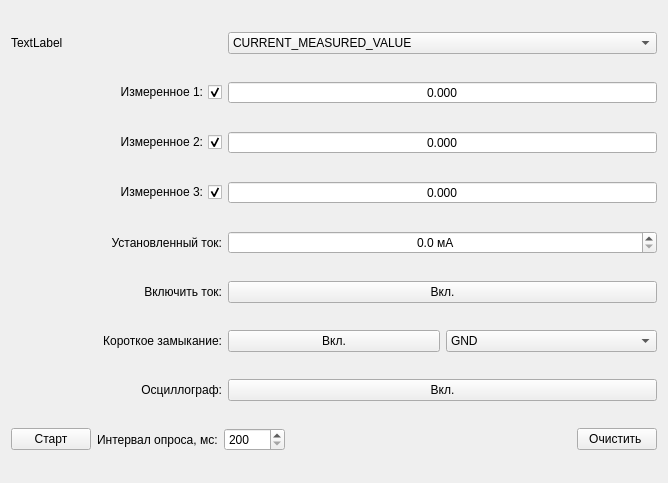
<?xml version="1.0" encoding="UTF-8"?>
<ui version="4.0">
 <class>Measurements</class>
 <widget class="QWidget" name="Measurements">
  <property name="geometry">
   <rect>
    <x>0</x>
    <y>0</y>
    <width>668</width>
    <height>483</height>
   </rect>
  </property>
  <property name="windowTitle">
   <string>Form</string>
  </property>
  <layout class="QGridLayout" name="gridLayout">
   <item row="1" column="1" colspan="2">
    <widget class="QDoubleSpinBox" name="dsbVoltage_1">
     <property name="alignment">
      <set>Qt::AlignCenter</set>
     </property>
     <property name="readOnly">
      <bool>true</bool>
     </property>
     <property name="buttonSymbols">
      <enum>QAbstractSpinBox::NoButtons</enum>
     </property>
     <property name="suffix">
      <string/>
     </property>
     <property name="decimals">
      <number>3</number>
     </property>
     <property name="minimum">
      <double>-9999.000000000000000</double>
     </property>
     <property name="maximum">
      <double>9999.000000000000000</double>
     </property>
     <property name="value">
      <double>0.000000000000000</double>
     </property>
    </widget>
   </item>
   <item row="0" column="0">
    <widget class="QLabel" name="label_9">
     <property name="text">
      <string>TextLabel</string>
     </property>
    </widget>
   </item>
   <item row="3" column="0">
    <widget class="QCheckBox" name="chbx_3">
     <property name="layoutDirection">
      <enum>Qt::RightToLeft</enum>
     </property>
     <property name="autoFillBackground">
      <bool>false</bool>
     </property>
     <property name="text">
      <string>Измеренное 3:</string>
     </property>
     <property name="checked">
      <bool>true</bool>
     </property>
    </widget>
   </item>
   <item row="3" column="1" colspan="2">
    <widget class="QDoubleSpinBox" name="dsbVoltage_3">
     <property name="alignment">
      <set>Qt::AlignCenter</set>
     </property>
     <property name="readOnly">
      <bool>true</bool>
     </property>
     <property name="buttonSymbols">
      <enum>QAbstractSpinBox::NoButtons</enum>
     </property>
     <property name="suffix">
      <string/>
     </property>
     <property name="decimals">
      <number>3</number>
     </property>
     <property name="minimum">
      <double>-9999.000000000000000</double>
     </property>
     <property name="maximum">
      <double>9999.000000000000000</double>
     </property>
     <property name="singleStep">
      <double>1.000000000000000</double>
     </property>
    </widget>
   </item>
   <item row="1" column="0">
    <widget class="QCheckBox" name="chbx_1">
     <property name="layoutDirection">
      <enum>Qt::RightToLeft</enum>
     </property>
     <property name="autoFillBackground">
      <bool>false</bool>
     </property>
     <property name="text">
      <string>Измеренное 1:</string>
     </property>
     <property name="checked">
      <bool>true</bool>
     </property>
    </widget>
   </item>
   <item row="9" column="0">
    <widget class="QLabel" name="label_6">
     <property name="text">
      <string>Короткое замыкание:</string>
     </property>
     <property name="alignment">
      <set>Qt::AlignRight|Qt::AlignTrailing|Qt::AlignVCenter</set>
     </property>
    </widget>
   </item>
   <item row="10" column="0">
    <widget class="QLabel" name="label_7">
     <property name="text">
      <string>Осциллограф:</string>
     </property>
     <property name="alignment">
      <set>Qt::AlignRight|Qt::AlignTrailing|Qt::AlignVCenter</set>
     </property>
    </widget>
   </item>
   <item row="2" column="0">
    <widget class="QCheckBox" name="chbx_2">
     <property name="layoutDirection">
      <enum>Qt::RightToLeft</enum>
     </property>
     <property name="autoFillBackground">
      <bool>false</bool>
     </property>
     <property name="text">
      <string>Измеренное 2:</string>
     </property>
     <property name="checked">
      <bool>true</bool>
     </property>
    </widget>
   </item>
   <item row="8" column="1" colspan="2">
    <widget class="QPushButton" name="pbCurrent_1">
     <property name="text">
      <string>Вкл.</string>
     </property>
     <property name="checkable">
      <bool>true</bool>
     </property>
    </widget>
   </item>
   <item row="9" column="1">
    <widget class="QPushButton" name="pbShort_1">
     <property name="text">
      <string>Вкл.</string>
     </property>
     <property name="checkable">
      <bool>true</bool>
     </property>
    </widget>
   </item>
   <item row="10" column="1" colspan="2">
    <widget class="QPushButton" name="pbOsc_1">
     <property name="text">
      <string>Вкл.</string>
     </property>
     <property name="checkable">
      <bool>true</bool>
     </property>
    </widget>
   </item>
   <item row="7" column="1" colspan="2">
    <widget class="QDoubleSpinBox" name="dsbSetCurrent_1">
     <property name="alignment">
      <set>Qt::AlignCenter</set>
     </property>
     <property name="suffix">
      <string> мA</string>
     </property>
     <property name="decimals">
      <number>1</number>
     </property>
     <property name="maximum">
      <double>4000.000000000000000</double>
     </property>
     <property name="singleStep">
      <double>1.000000000000000</double>
     </property>
    </widget>
   </item>
   <item row="9" column="2">
    <widget class="QComboBox" name="cbxSt">
     <item>
      <property name="text">
       <string>GND</string>
      </property>
     </item>
     <item>
      <property name="text">
       <string>SHUNT</string>
      </property>
     </item>
     <item>
      <property name="text">
       <string>GND_AND_SHUNT</string>
      </property>
     </item>
    </widget>
   </item>
   <item row="7" column="0">
    <widget class="QLabel" name="label_3">
     <property name="text">
      <string>Установленный ток:</string>
     </property>
     <property name="alignment">
      <set>Qt::AlignRight|Qt::AlignTrailing|Qt::AlignVCenter</set>
     </property>
    </widget>
   </item>
   <item row="8" column="0">
    <widget class="QLabel" name="label_5">
     <property name="text">
      <string>Включить ток:</string>
     </property>
     <property name="alignment">
      <set>Qt::AlignRight|Qt::AlignTrailing|Qt::AlignVCenter</set>
     </property>
    </widget>
   </item>
   <item row="0" column="1" colspan="2">
    <widget class="QComboBox" name="cbxValType">
     <item>
      <property name="text">
       <string>CURRENT_MEASURED_VALUE</string>
      </property>
     </item>
     <item>
      <property name="text">
       <string>VALUE_TRIP_CURRENT</string>
      </property>
     </item>
     <item>
      <property name="text">
       <string>CALIB_VOLTAGE</string>
      </property>
     </item>
     <item>
      <property name="text">
       <string>CALIB_CURRENT</string>
      </property>
     </item>
     <item>
      <property name="text">
       <string>RAW_DATA</string>
      </property>
     </item>
    </widget>
   </item>
   <item row="2" column="1" colspan="2">
    <widget class="QDoubleSpinBox" name="dsbVoltage_2">
     <property name="sizePolicy">
      <sizepolicy hsizetype="MinimumExpanding" vsizetype="Fixed">
       <horstretch>0</horstretch>
       <verstretch>0</verstretch>
      </sizepolicy>
     </property>
     <property name="alignment">
      <set>Qt::AlignCenter</set>
     </property>
     <property name="readOnly">
      <bool>true</bool>
     </property>
     <property name="buttonSymbols">
      <enum>QAbstractSpinBox::NoButtons</enum>
     </property>
     <property name="suffix">
      <string/>
     </property>
     <property name="decimals">
      <number>3</number>
     </property>
     <property name="minimum">
      <double>-9999.000000000000000</double>
     </property>
     <property name="maximum">
      <double>9999.000000000000000</double>
     </property>
    </widget>
   </item>
   <item row="12" column="0" colspan="3">
    <layout class="QHBoxLayout" name="horizontalLayout">
     <item>
      <widget class="QPushButton" name="pbStart">
       <property name="text">
        <string>Старт</string>
       </property>
       <property name="checkable">
        <bool>true</bool>
       </property>
      </widget>
     </item>
     <item>
      <widget class="QLabel" name="label">
       <property name="text">
        <string>Интервал опроса, мс:</string>
       </property>
      </widget>
     </item>
     <item>
      <widget class="QSpinBox" name="sbTimeout">
       <property name="minimum">
        <number>200</number>
       </property>
       <property name="maximum">
        <number>10000</number>
       </property>
       <property name="singleStep">
        <number>10</number>
       </property>
      </widget>
     </item>
     <item>
      <spacer name="horizontalSpacer">
       <property name="orientation">
        <enum>Qt::Horizontal</enum>
       </property>
       <property name="sizeHint" stdset="0">
        <size>
         <width>40</width>
         <height>20</height>
        </size>
       </property>
      </spacer>
     </item>
     <item>
      <widget class="QPushButton" name="pbClear">
       <property name="text">
        <string>Очистить </string>
       </property>
      </widget>
     </item>
    </layout>
   </item>
  </layout>
 </widget>
 <resources/>
 <connections/>
</ui>
